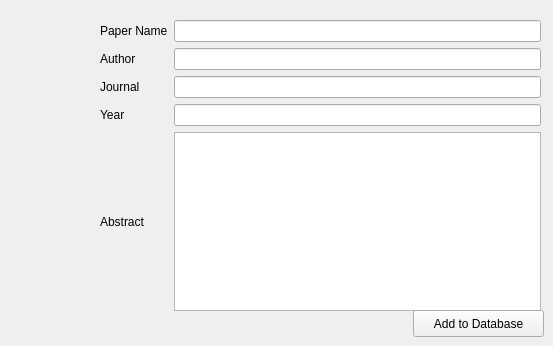
      <widget class="QWidget" name="ResearchProjectAdd">
       <widget class="QWidget" name="gridLayoutWidget">
        <property name="geometry">
         <rect>
          <x>100</x>
          <y>20</y>
          <width>441</width>
          <height>291</height>
         </rect>
        </property>
        <layout class="QGridLayout" name="gridLayout">
         <item row="0" column="1">
          <widget class="QLineEdit" name="PaperNameLineEdit"/>
         </item>
         <item row="3" column="0">
          <widget class="QLabel" name="JournalLabel">
           <property name="text">
            <string>Journal </string>
           </property>
          </widget>
         </item>
         <item row="1" column="0">
          <widget class="QLabel" name="AuthorLabel">
           <property name="text">
            <string>Author </string>
           </property>
          </widget>
         </item>
         <item row="5" column="1">
          <widget class="QPlainTextEdit" name="AbstractTextEdit"/>
         </item>
         <item row="1" column="1">
          <widget class="QLineEdit" name="AuthorLineEdit"/>
         </item>
         <item row="0" column="0">
          <widget class="QLabel" name="PaperNameLabel">
           <property name="text">
            <string>Paper Name</string>
           </property>
          </widget>
         </item>
         <item row="3" column="1">
          <widget class="QLineEdit" name="JournalLineEdit"/>
         </item>
         <item row="5" column="0">
          <widget class="QLabel" name="AbstractLabel">
           <property name="text">
            <string>Abstract </string>
           </property>
          </widget>
         </item>
         <item row="4" column="0">
          <widget class="QLabel" name="YearLabel">
           <property name="text">
            <string>Year</string>
           </property>
          </widget>
         </item>
         <item row="4" column="1">
          <widget class="QLineEdit" name="YearLineEdit"/>
         </item>
        </layout>
       </widget>
       <widget class="QPushButton" name="addResearchPaperButton">
        <property name="geometry">
         <rect>
          <x>413</x>
          <y>310</y>
          <width>131</width>
          <height>27</height>
         </rect>
        </property>
        <property name="text">
         <string>Add to Database</string>
        </property>
       </widget>
      </widget>
